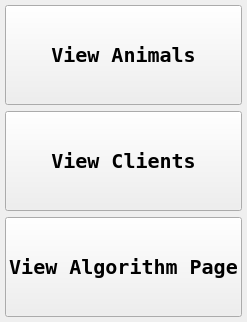
      <widget class="QWidget" name="homePage">
       <property name="sizePolicy">
        <sizepolicy hsizetype="Expanding" vsizetype="Expanding">
         <horstretch>0</horstretch>
         <verstretch>0</verstretch>
        </sizepolicy>
       </property>
       <layout class="QVBoxLayout" name="verticalLayout_2">
        <property name="leftMargin">
         <number>5</number>
        </property>
        <property name="topMargin">
         <number>5</number>
        </property>
        <property name="rightMargin">
         <number>5</number>
        </property>
        <property name="bottomMargin">
         <number>5</number>
        </property>
        <item>
         <widget class="QPushButton" name="homeViewAnimalsButton">
          <property name="minimumSize">
           <size>
            <width>0</width>
            <height>100</height>
           </size>
          </property>
          <property name="font">
           <font>
            <family>DejaVu Sans Mono</family>
            <pointsize>15</pointsize>
            <weight>75</weight>
            <bold>true</bold>
           </font>
          </property>
          <property name="text">
           <string>View Animals</string>
          </property>
         </widget>
        </item>
        <item>
         <widget class="QPushButton" name="homeViewClientsButton">
          <property name="minimumSize">
           <size>
            <width>0</width>
            <height>100</height>
           </size>
          </property>
          <property name="font">
           <font>
            <family>DejaVu Sans Mono</family>
            <pointsize>15</pointsize>
            <weight>75</weight>
            <bold>true</bold>
           </font>
          </property>
          <property name="text">
           <string>View Clients</string>
          </property>
         </widget>
        </item>
        <item>
         <widget class="QPushButton" name="homeViewAlgorithmButton">
          <property name="minimumSize">
           <size>
            <width>0</width>
            <height>100</height>
           </size>
          </property>
          <property name="font">
           <font>
            <family>DejaVu Sans Mono</family>
            <pointsize>15</pointsize>
            <weight>75</weight>
            <bold>true</bold>
           </font>
          </property>
          <property name="text">
           <string>View Algorithm Page</string>
          </property>
         </widget>
        </item>
       </layout>
      </widget>
